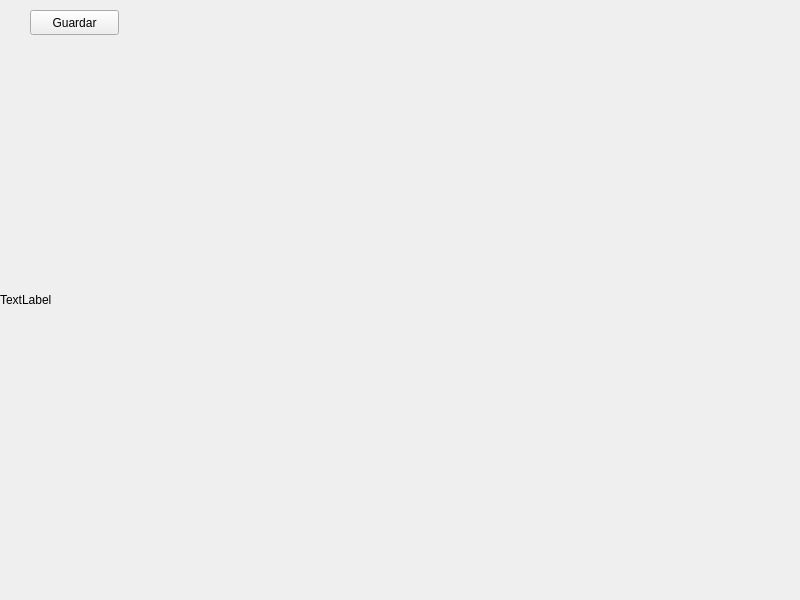
<?xml version="1.0" encoding="UTF-8"?>
<ui version="4.0">
 <class>MainWindow</class>
 <widget class="QMainWindow" name="MainWindow">
  <property name="geometry">
   <rect>
    <x>0</x>
    <y>0</y>
    <width>800</width>
    <height>600</height>
   </rect>
  </property>
  <property name="windowTitle">
   <string>MainWindow</string>
  </property>
  <widget class="QWidget" name="centralwidget">
   <widget class="QLabel" name="label">
    <property name="geometry">
     <rect>
      <x>0</x>
      <y>0</y>
      <width>800</width>
      <height>600</height>
     </rect>
    </property>
    <property name="text">
     <string>TextLabel</string>
    </property>
   </widget>
   <widget class="QPushButton" name="pushButton">
    <property name="geometry">
     <rect>
      <x>30</x>
      <y>10</y>
      <width>89</width>
      <height>25</height>
     </rect>
    </property>
    <property name="text">
     <string>Guardar</string>
    </property>
   </widget>
  </widget>
 </widget>
 <resources/>
 <connections/>
</ui>
